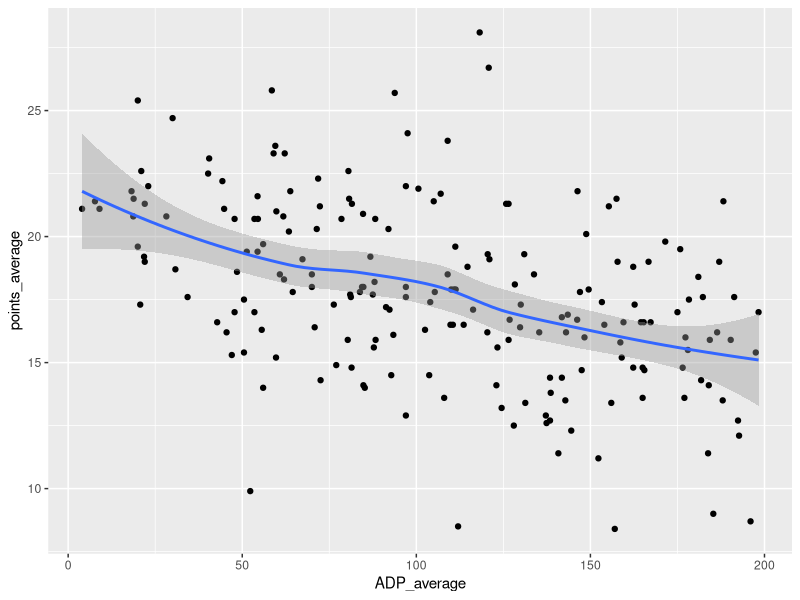
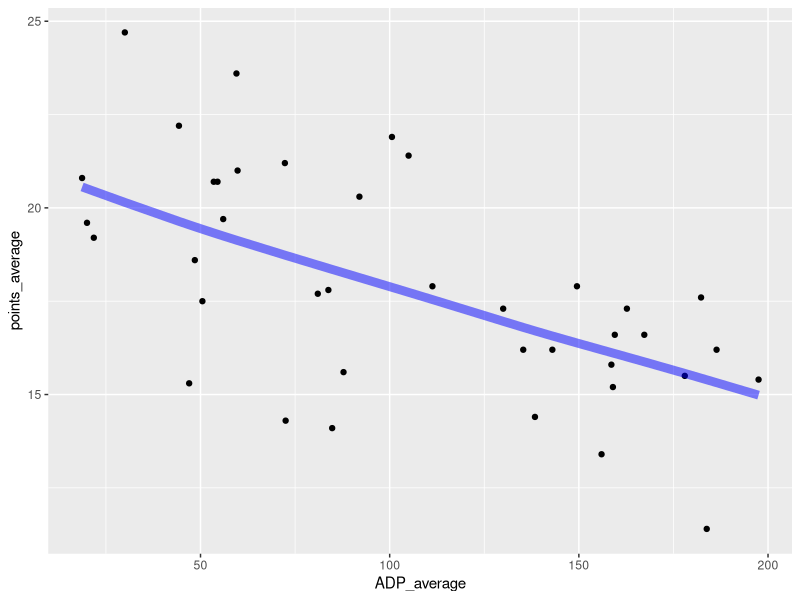

Recreate these plots in R, in order.
library(dplyr)
library(ggplot2)
library(caret)

twenty_all = read.csv("twenty_all.csv")
twenty_all = twenty_all[ , -1]
# a 12 team draft with 16 players on a team goes to 192 picks, so let's remove all data points above ADP 200
twenty_all = twenty_all[twenty_all$ADP_average <= 200, ]

qb = twenty_all[twenty_all$Position == "QB", ]



ggplot(data = qb,
       mapping = aes(x = ADP_average, y = points_average))+
  geom_point()+
  geom_smooth()


# find best spline
best_MAE = 1000
best_iter = 1
best_sp = NULL
best_sp_predict = NULL

for(j in 1:100) {
  set.seed(j)
  split = createDataPartition(qb$points_average, p = 0.8, list = FALSE)
  train = qb[split, ]
  test = qb[-split, ]
  for(i in 2:15) {
    sp = smooth.spline(x = train$ADP_average, y = train$points_average, df = i)
    test_sp = predict(sp, test$ADP_average)$y
    test_error_sp = test_sp - test$points_average
    new = mean(abs(test_error_sp))
    der = predict(sp, test$ADP_average, deriv = TRUE)$y
    if(max(der) <= 0) {
      if(new < best_MAE) {
        best_seed = j
        best_sp = sp
        best_sp_predict = test_sp
        best_MAE = new
        best_iter = i
      }
    }
  }
}


set.seed(best_seed)
split = createDataPartition(qb$points_average, p = 0.8, list = FALSE)
train = qb[split, ]
test = qb[-split, ]
best_sp
best_MAE
ggplot(data = test,
       mapping = aes(x = ADP_average, y = points_average))+
  geom_point()+
  geom_line(aes(y = best_sp_predict), size = 3, col = "blue", alpha = 0.5)

qb_predict = predict(best_sp, c(1:200))$y

qb_deriv = predict(best_sp, c(1:200), deriv = TRUE)$y